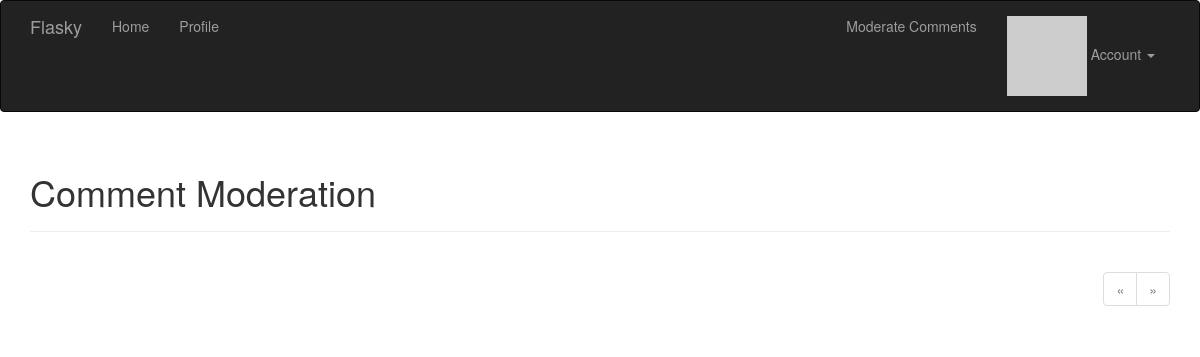
The page /moderate (signed in) on the database as committed earlier.
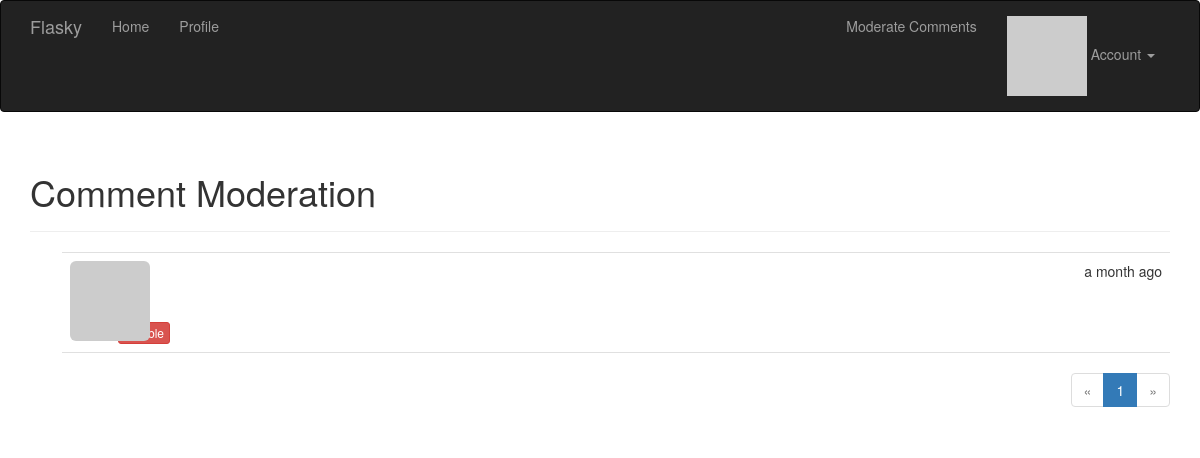
The same page on the database as committed later.
### app/models.py (models this page shows, shortened)
class Comment(db.Model):
    __tablename__ = 'comments'
    id = db.Column(db.Integer, primary_key = True)
    body = db.Column(db.Text)
    body_html = db.Column(db.Text)
    timestamp = db.Column(db.DateTime, index = True, default = datetime.utcnow)
    disabled = db.Column(db.Boolean)
    author_id = db.Column(db.Integer, db.ForeignKey('users.id'))
    post_id = db.Column(db.Integer, db.ForeignKey('posts.id'))

### app/main/views.py (the view)
@main.route('/moderate')
@login_required
@permission_required(Permission.MODERATE_COMMENTS)
def moderate():
    page = request.args.get('page', 1, type = int)
    pagination = Comment.query.order_by(Comment.timestamp.desc()).paginate(
        page, per_page = current_app.config['FLASKY_COMMENTS_PER_PAGE'],
        error_out = False)
    comments = pagination.items
    return render_template('moderate.html', comments = comments,
                           pagination = pagination, page = page)

### app/auth/views.py (called while the page is built)
@auth.before_app_request
def before_request():
    if current_user.is_authenticated:
        current_user.ping()
        if not current_user.confirmed \
            and request.endpoint[:5] != 'auth.' \
            and request.endpoint != 'static':
            return redirect(url_for('auth.unconfirmed'))

### app/main/__init__.py (called while the page is built)
@main.app_context_processor
def inject_permissions():
    return dict(Permission = Permission)

### app/main/views.py (called while the page is built)
@main.after_app_request
def after_request(response):
    for query in get_debug_queries():
        if query.duration >= current_app.config['FLASKY_SLOW_DB_QUERY_TIME']:
            current_app.logger.warning(
                'Slow query: %s\nParameters: %s\nDuration: %fs\nContext: %s\n' %
                     (query.statement, query.parameters, query.duration,
                         query.context))
    return response

### app/models.py (called while the page is built)
@login_manager.user_loader
def load_user(user_id):
    return User.query.get(int(user_id))

    def can(self, permissions):
        return self.role is not None and \
            (self.role.permissions & permissions) == permissions

    def ping(self):
        self.last_seen = datetime.utcnow()
        db.session.add(self)

### app/templates/moderate.html (shortened to what this page needs)
{% extends "base.html" %}
{% import "_macros.html" as macros %}
{% block page_content %}
<div class="page-header">
    <h1>Comment Moderation</h1>
</div>
{% set moderate = True %}
{% include '_comments.html' %}
{% if pagination %}
<div class="pagination">
    {{ macros.pagination_widget(pagination, '.moderate') }}
</div>
{% endif %}
{% endblock %}

### app/templates/_comments.html (shortened to what this page needs)
<ul class="comments">
    {% for comment in comments %}
    <li class="comment">
        <div class="comment-thumbnail">
            <a href="{{ url_for('.user', username=comment.author.username) }}">
                <img class="img-rounded profile-thumbnail" src="{{ comment.author.gravatar(size=40) }}">
            </a>
        </div>
        <div class="comment-content">
            <div class="comment-date">{{ moment(comment.timestamp).fromNow() }}</div>
            <div class="comment-author"><a href="{{ url_for('.user', username=comment.author.username) }}">{{ comment.author.username }}</a></div>
            <div class="comment-body">
            </div>
            {% if moderate %}
                <br>
                {% if comment.disabled %}
                <a class="btn btn-default btn-xs" href="{{ url_for('.moderate_enable', id=comment.id, page=page) }}">Enable</a>
                {% else %}
                <a class="btn btn-danger btn-xs" href="{{ url_for('.moderate_disable', id=comment.id, page=page) }}">Disable</a>
                {% endif %}
            {% endif %}
        </div>
    </li>
    {% endfor %}
</ul>

Rows that differ between the two databases and show on the page:
added Comment: timestamp "a month ago"
Other text that changed with them:
new list line: "1"
